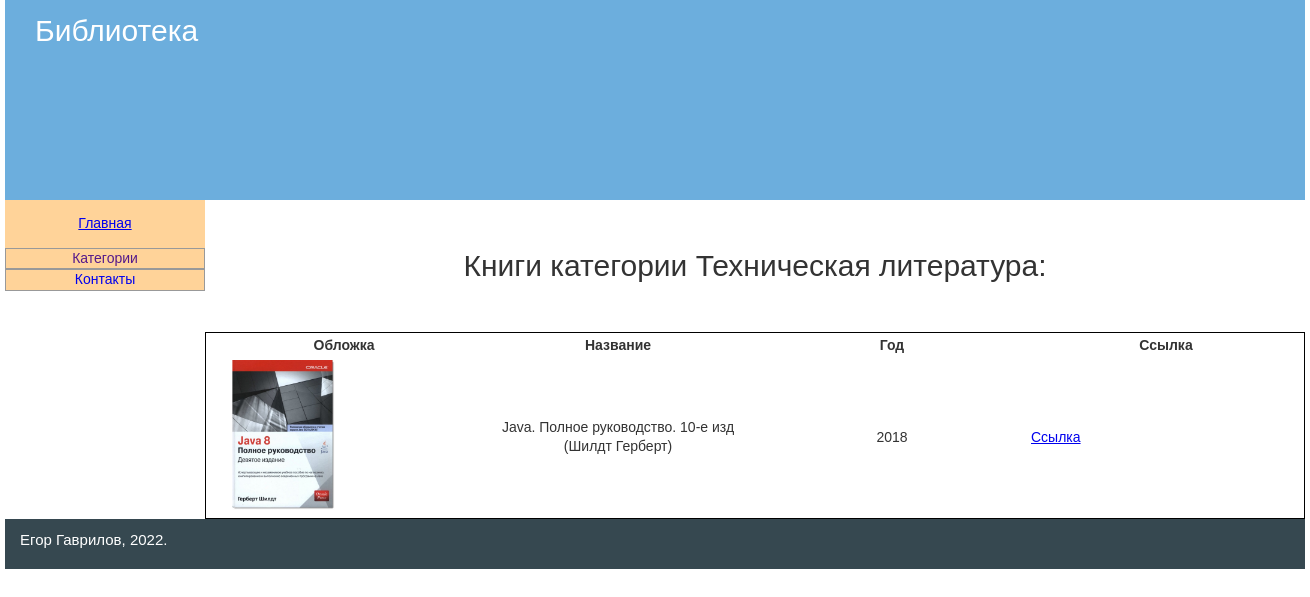
The app's page /category.php?id_cat=2 with its own data.
### tables this page shows
CREATE TABLE `category` (
  `id` int(11) NOT NULL,
  `category_name` text NOT NULL
);

CREATE TABLE `catalog` (
  `id` int(11) NOT NULL,
  `title` text NOT NULL,
  `category` int(11) NOT NULL,
  `year` int(4) NOT NULL,
  `filename` text NOT NULL,
  `picture` text NOT NULL
);

### category.php (called while the page is built)
<?php
include "components/header.php";
include "components/contents/category.php";
include "components/sidebar.php";
include "components/footer.php";

### components/contents/category.php (the view)
<?php
    $id_cat = $_GET['id_cat'];
    $str_out_cat = "SELECT * FROM `catalog` WHERE category=$id_cat";
    $run_out_cat = mysqli_query($connect, $str_out_cat);
    $category_query = "SELECT * FROM `category` WHERE id=$id_cat";
    $category_run = mysqli_query($connect, $category_query);
    $category_out = mysqli_fetch_array($category_run);
?>
        <div class="container clearfix">
            <main class="content">
                <p style="text-align: center; font-size: 30px; margin: 0; padding: 1.5em 0;">Книги категории <?php echo $category_out['category_name'] ?>:</p>
                <table>
                    <thead>
                        <tr>
                            <th>Обложка</th>
                            <th>Название</th>
                            <th>Год</th>
                            <th>Ссылка</th>
                        </tr>
                    </thead>
                    <tbody>
                        <?php
                        while ($out_cat = mysqli_fetch_array($run_out_cat)) {
                            echo "
                                <tr>
                                    <td><img src=/images/$out_cat[picture] alt=Обложка книги height=150px></td>
                                    <td><p align=center>$out_cat[title]</p></td>
                                    <td><p align=center>$out_cat[year]</p></td>
                                    <td><a href=$out_cat[filename]>Ссылка</a></td>
                                </tr>
                            ";
                        }
                        ?>
                    </tbody>
                </table>
            </main>

### components/header.php (shortened to what this page needs)
<!DOCTYPE html>
<html lang="ru">
<head>
    <link rel="stylesheet" href="/css/style.css">
</head>
<body>
    <div class="content-wrapper">
        <header class="header">
            <p style="font-size: 30px; margin: 0; padding: 10px 1em;">Библиотека</p>
        </header>

### components/sidebar.php (shortened to what this page needs)
    <aside class="sidebar sidebar1">
        <p style="text-align: center;"><a href="/">Главная</a></p>
        <div class="nav">
            <ul class="topmenu">
                <li><a href="">Категории</a>
                </li>
                <li>
                    <a href="contacts.php">Контакты</a>
                </li>
            </ul>
        </div>
    </aside>
</div>

### components/footer.php
        <footer class="footer">
            <p style="font-size: 15px; margin: 0; padding: 10px 1em;">Егор Гаврилов, 2022.</p>
        </footer>
    </div>
</body>
</html>

### css/style.css (style rules this page uses)
html { line-height: 1.15; -webkit-text-size-adjust: 100%; }
body { margin: 0; }
main { display: block; }
a { background-color: transparent; }
img { border-style: none; }
* { -webkit-box-sizing: border-box; -moz-box-sizing: border-box; box-sizing: border-box; }
.clearfix:after { content: ""; display:block; clear: both; }
html, body { margin: 0; padding: 0; font-family: Arial,sans-serif; font-size: 14px; line-height: 1.4; color: #333; background-color: #fff; }
.header { height: 200px; background: #6CAEDD; color: #fff; }
.footer { height: 50px; background: #364850; color: #fff; }
.content-wrapper { margin: 0 auto; width: 1300px; }
.content { width: 100%; float: left; padding-left: 200px; }
.sidebar { background: #FFD399; float: left; position: relative; margin-left: -100%; }
.sidebar1 { width: 200px; }
table { table-layout: fixed; width: 100%; border: 1px solid black; }
.nav { text-align: center; }
.nav a { text-decoration: none; display: block; transition: .5s linear; }
.nav ul { list-style: none; margin: 0; padding: 0; }
.topmenu > li { display: block; position: relative; }
.topmenu > li > a { border: 1px solid #999; }

### records on screen
category: category_name "Техническая литература"
catalog: picture (picture), title "Java. Полное руководство. 10-е изд (Шилдт Герберт)", year "2018"
